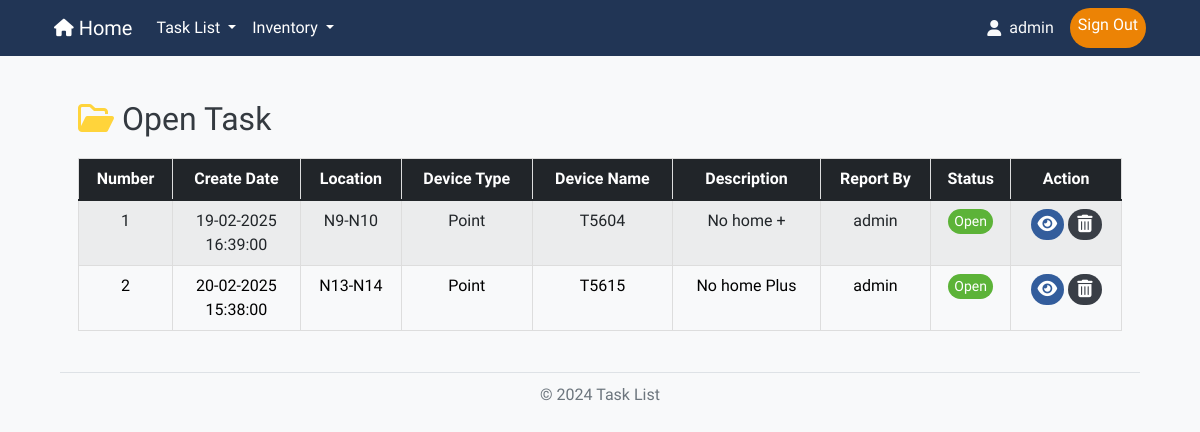
Page /open (signed in) on the committed database.
### models.py (models this page shows, shortened)
class User(UserMixin, db.Model):
    id = db.Column(db.Integer, primary_key=True)
    username = db.Column(db.String(50), unique=True, nullable=False)
    password = db.Column(db.String(255), nullable=False)
    role = db.Column(db.String(20), nullable=False)

class Work(db.Model):
    number = db.Column(db.Integer, primary_key=True, autoincrement=True)  # เลข 6 หลัก รันอัตโนมัติ
    create_date = db.Column(db.DateTime, default=now_utc)  # วันที่และเวลา สร้างอัตโนมัติ
    work_order = db.Column(db.String(50), nullable=False)          # Work Order
    line_id = db.Column(db.Integer, db.ForeignKey('line.id'), nullable=True)
    location_id = db.Column(db.Integer, db.ForeignKey('location.id'), nullable=True)
    device_type_id = db.Column(db.Integer, db.ForeignKey('device_type.id'), nullable=True)
    device_name_id = db.Column(db.Integer, db.ForeignKey('device_name.id'), nullable=True)
    description = db.Column(db.Text, nullable=False)               # รายละเอียด
    report_by = db.Column(db.String(50), nullable=False)           # ผู้รายงาน
    status = db.Column(db.String(20), nullable=False, default="open")  # สถานะ (ค่าเริ่มต้น: open)
    link = db.Column(db.String(255), nullable=True)           # URL ของไฟล์
    cause_id = db.Column(db.Integer, db.ForeignKey('cause.id'), nullable=True)  # ForeignKey เชื่อมกับ Cause
    point_casedetail_id = db.Column(db.Integer, db.ForeignKey('point_case_detail.id'), nullable=True)  # ForeignKey เชื่อมกับ PointCaseDetail
    line = db.relationship('Line', backref='works')
    location = db.relationship('Location', backref='works')
    device_type = db.relationship('DeviceType', backref='works')
    device_name = db.relationship('DeviceName', backref='works')
    cause = db.relationship('Cause', backref='works')
    point_casedetail = db.relationship('PointCaseDetail', backref='works')

class Location(db.Model):
    id = db.Column(db.Integer, primary_key=True)
    name = db.Column(db.String(50), nullable=False)
    line_id = db.Column(db.Integer, db.ForeignKey('line.id'), nullable=False)
    line = db.relationship('Line', backref=db.backref('locations', lazy=True))

class DeviceType(db.Model):
    id = db.Column(db.Integer, primary_key=True)
    name = db.Column(db.String(50), nullable=False)
    line_id = db.Column(db.Integer, db.ForeignKey('line.id'), nullable=False)
    line = db.relationship('Line', backref=db.backref('device_types', lazy=True))

class DeviceName(db.Model):
    id = db.Column(db.Integer, primary_key=True)
    name = db.Column(db.String(100), nullable=False)
    device_type_id = db.Column(db.Integer, db.ForeignKey('device_type.id'), nullable=False)
    location_id = db.Column(db.Integer, db.ForeignKey('location.id'), nullable=False)
    device_type = db.relationship('DeviceType', backref=db.backref('device_names', lazy=True))
    location = db.relationship('Location', backref=db.backref('device_names', lazy=True))
    bound = db.Column(db.String(100), nullable=True)
    inandout = db.Column(db.String(100), nullable=True)
    serial_number = db.Column(db.String(100), nullable=True)
    ip_address = db.Column(db.String(45), nullable=True)
    mac_address = db.Column(db.String(17), nullable=True)
    channel = db.Column(db.String(50), nullable=True)
    device_role = db.Column(db.String(50), nullable=True)
    force_data = db.Column(db.String(50), nullable=True)
    vac_white = db.Column(db.String(50), nullable=True)
    current_white = db.Column(db.String(50), nullable=True)
    vac_red = db.Column(db.String(50), nullable=True)
    current_red = db.Column(db.String(50), nullable=True)
    vac_yellow = db.Column(db.String(50), nullable=True)
    current_yellow = db.Column(db.String(50), nullable=True)
    f1_f2 = db.Column(db.String(50), nullable=True)
    red_module = db.Column(db.String(50), nullable=True)
    white_module = db.Column(db.String(50), nullable=True)
    yellow_module = db.Column(db.String(50), nullable=True)

### routes.py (the view)
    @app.route('/open',methods=['GET','POST'])
    @login_required
    def open():
        works = Work.query.all()
        return render_template("open.html", works=works)

### app.py (called while the page is built)
@login_manager.user_loader
def load_user(user_id):      # โหลดผู้ใช้จากฐานข้อมูลตาม user_id
    return User.query.get(int(user_id))

### templates/open.html (shortened to what this page needs)
{% import "bootstrap/wtf.html" as wtf %}
{% extends "layout.html" %}
{% block content %}
<!DOCTYPE html>
<html lang="en">
<head>
    <link rel="stylesheet" href="https://cdn.jsdelivr.net/npm/bootstrap@5.1.3/dist/css/bootstrap.min.css">
    <link rel="stylesheet" href="https://cdn.jsdelivr.net/npm/bootstrap-table/dist/bootstrap-table.min.css">
    <link rel="stylesheet" href="{{ url_for('static', filename='/style.css') }}">
</head>
<body>
<div class="container">
    <br>
    <h2><i class="fa-regular fa-folder-open" style="color: #FFD43B;"></i> Open Task </h2>
    {% if works %}
    <table data-toggle="table"
           data-search="true"
           data-pagination="true"
           data-page-list="[10, 25, 50, 100, all]"
           class="table table-striped table-hover">
        <thead class="table-dark">
            <tr>
                <th data-sortable="true" data-field="number">Number</th>
                <th data-sortable="true" data-field="create_date">Create Date</th>
                <th data-sortable="true" data-field="location_name">Location</th>
                <th data-sortable="true" data-field="device_type">Device Type</th>
                <th data-sortable="true" data-field="device_name">Device Name</th>
                <th data-sortable="true" data-field="description">Description</th>
                <th data-sortable="true" data-field="report_by">Report By</th>
                <th data-sortable="true" data-field="status">Status</th>
                <th data-field="action">Action</th>
            </tr>
        </thead>
        <tbody>
            {% for work in works %}
            {% if work.status != 'Closed' %}
            <tr>
                <td>{{ work.number }}</td>
                <td>{{ work.create_date.strftime('%d-%m-%Y') }}<br>
                    {{ work.create_date.strftime('%H:%M:%S') }}</td>
                <td>{{ work.location.name if work.location else '-' }}</td>
                <td>{{ work.device_type.name if work.device_type else '-' }}</td>
                <td>{{ work.device_name.name if work.device_name else '-' }}</td>
                <td>
                    {% if work.description|length > 20 %}
                        <span title="{{ work.description }}" data-bs-toggle="tooltip" data-bs-placement="top">
                            {{ work.description[:20] }}...
                        </span>
                    {% else %}
                        {{ work.description }}
                    {% endif %}
                </td>
                <td>{{ work.report_by }}</td>
                <td>
                    {% if work.status == 'Open' %}
                        <span class="status-open">{{ work.status }}</span>
                    {% elif work.status == 'Closed' %}
                        <span class="status-closed">{{ work.status }}</span>
                    {% else %}
                        <span class="status-other">{{ work.status }}</span>
                    {% endif %}
                </td>
                <td class="actions">
                    <a href="{{ url_for('work_detail', number=work.number) }}" class="btn custom-view-btn">
                    </a>
                    {% if current_user.role == 'admin' %}
                        <a href="#" onclick="confirmDelete('{{ work.number }}')" class="btn custom-delete-btn">
                        </a>
                    {% endif %}
                </td>
            </tr>
            {% endif %}
            {% endfor %}
        </tbody>
    </table>
    {% endif %}
</div>
</body>
</html>
{% endblock %}

### templates/layout.html (shortened to what this page needs)
<!DOCTYPE html>
<html lang="en">
<head>
    <link href="https://cdn.jsdelivr.net/npm/bootstrap@5.3.3/dist/css/bootstrap.min.css" rel="stylesheet">
    <link rel="stylesheet" href="https://cdnjs.cloudflare.com/ajax/libs/font-awesome/6.0.0-beta3/css/all.min.css">
    <link rel="stylesheet" href="{{ url_for('static', filename='/style.css') }}">
	<link href="https://unpkg.com/boxicons@latest/css/boxicons.min.css" rel="stylesheet">
</head>
<body>
	<nav class="navbar navbar-expand-lg navbar-dark sticky-top" id="custom-navbar">
		<div class="container">
			<a class="navbar-brand" href="/"><i class="fa-solid fa-house fa-sm"></i> Home</a>
			<div class="collapse navbar-collapse" id="navbarNav">
				<ul class="navbar-nav me-auto">
					<li class="nav-item dropdown">
						<a class="nav-link dropdown-toggle" href="/" id="navbarDropdown" role="button" data-bs-toggle="dropdown" aria-expanded="false">
							Task List
						</a>
					</li>
					<li class="nav-item dropdown">
						<a class="nav-link dropdown-toggle" href="/" id="navbarDropdown" role="button" data-bs-toggle="dropdown" aria-expanded="false">
							Inventory
						</a>
					</li>
				</ul>
				<ul class="navbar-nav ms-auto">
					{% if current_user.is_authenticated %}
						<span class="navbar-text text-light me-3 navbar-text"><i class="fa-solid fa-user"></i> {{ current_user.username }}</span>
						<a class="nav-link custom-login-btn" href="{{ url_for('logout') }}">Sign Out</a>
					{% else %}
						<a class="nav-link custom-login-btn" href="{{ url_for('login') }}">Sign In</a>
					{% endif %}
				</ul>
			</div>
		</div>
	</nav>
	<main class="container">
		{% block content %}
		{% endblock %}
	</main>
	<footer>
		<div class="footer-line"></div>
		<p class="footer-text">© 2024 Task List</p>
	</footer>
</body>
</html>

### static/style.css (style rules this page uses)
body { font-family: 'Ubuntu', sans-serif; background-color: #f8f9fa; color: #343a40; margin: 0; padding: 0; }
#custom-navbar { background-color: #213555; }
#custom-navbar .nav-link { color: #ffffff; }
main { flex: 1; padding: 20px; }
footer { padding: 5px 0; }
.footer-line { border-top: 1px solid #dee2e6; width: 90%; margin: 0 auto; }
.footer-text { text-align: center; margin-top: 10px; color: #6c757d; }
.navbar-text { display: flex; align-items: center; }
.navbar-text i { margin-right: 8px; }
.custom-login-btn { background-color: #EC8305; color: #FFFAEC; border: none; padding: 5px 20px; border-radius: 1.25rem; text-align: center; text-decoration: none; display: inline-block; font-size: 16px; }
.custom-view-btn { display: inline-flex; align-items: center; padding: 14px 6px; background-color: #335d9c; color: #ffffff; font-size: 14px; text-align: center; border-radius: 1.25rem; text-decoration: none; transition: background-color 0.3s ease, transform 0.2s ease; }
.custom-delete-btn { display: inline-flex; align-items: center; padding: 14px 8px; background-color: #393E46; color: #ffffff; font-size: 14px; text-align: center; border-radius: 1.25rem; text-decoration: none; transition: background-color 0.3s ease, transform 0.2s ease; }
.status-open { display: inline-flex; align-items: center; padding: 2px 6px; background-color: #5CB338; color: #ffffff; font-size: 14px; text-align: center; border-radius: 1.25rem; text-decoration: none; transition: background-color 0.3s ease, transform 0.2s ease; }
table { width: 100%; margin: 20px auto; max-width: 100%; border-collapse: collapse; }
th, td { border: 1px solid #ddd; padding: 8px; text-align: center; }
th { background-color: #f4f4f4; }

### rows in the picture
User: username "admin"
Work: number "1", create_date "19-02-2025", create_date "16:39:00", location "N9-N10", device_type "Point", device_name "T5604", description "No home +", report_by "admin", status "Open"
Work: number "2", create_date "20-02-2025", create_date "15:38:00", location "N13-N14", device_type "Point", device_name "T5615", description "No home Plus", report_by "admin", status "Open"
